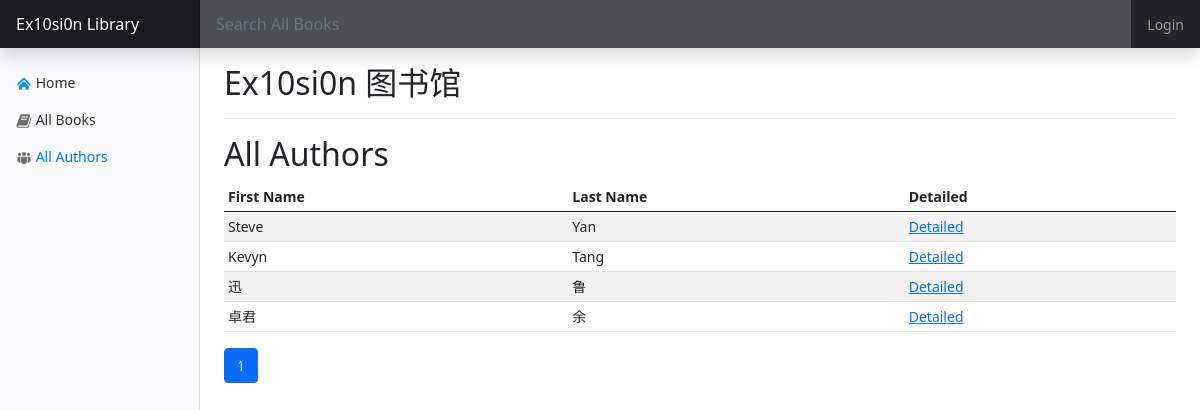
Screenshot of /authors/ with the database file from the repository.
### library/models.py (models this page shows, shortened)
class Author(models.Model):
    first_name = models.CharField(max_length=100)
    last_name = models.CharField(max_length=100)
    date_of_birth = models.DateField(null=True, blank=True)
    date_of_death = models.DateField(null=True, blank=True)

### library/views.py (the view)
# urls.py: path('authors/', views.AuthorView.as_view(), name='author'),
class AuthorView(ListView):
    model = Author
    template_name = 'author_list.html'
    paginate_by = 10
    def get_context_data(self, **kwargs):
        context = super().get_context_data(**kwargs)
        context['section'] = 'author'
        return context

### templates/author_list.html (shortened to what this page needs)
{% extends 'base.html' %}
{% block MainContainer %}
        <h2>All Authors</h2>
        <div class="table-responsive">
            <table class="table table-striped table-sm">
                <thead>
                <tr>
                    <th>First Name</th>
                    <th>Last Name</th>
                    <th>Detailed</th>
                </tr>
                </thead>
                <tbody>
                {% for auth in object_list %}
                    <tr>
                        <td>{{ auth.first_name }}</td>
                        <td>{{ auth.last_name }}</td>
                        <td><a href='{% url 'author_detail' auth.pk %}'>Detailed</a></td>
                    </tr>
                {% endfor %}
                </tbody>
            </table>
            <nav aria-label="...">
                <ul class="pagination">
                    {% for page in page_obj.paginator.page_range %}
                        {% if page == page_obj.number %}
                            <li class="page-item active" aria-current="page">
                                <a class="page-link" href="#">{{ page }}</a></li>
                        {% else %}
                            <li class="page-item"><a class="page-link" href="?page={{ page }}">{{ page }}</a></li>
                        {% endif %}
                    {% endfor %}
                </ul>
            </nav>
        </div>
{% endblock %}

### templates/base.html (style rules this page uses)
body { font-size: 0.875rem; }

### rows the page displays
Author: first_name "Steve", last_name "Yan"
Author: first_name "Kevyn", last_name "Tang"
Author: first_name "迅", last_name "鲁"
Author: first_name "卓君", last_name "余"

### other values shown
{{ page }} "1"
